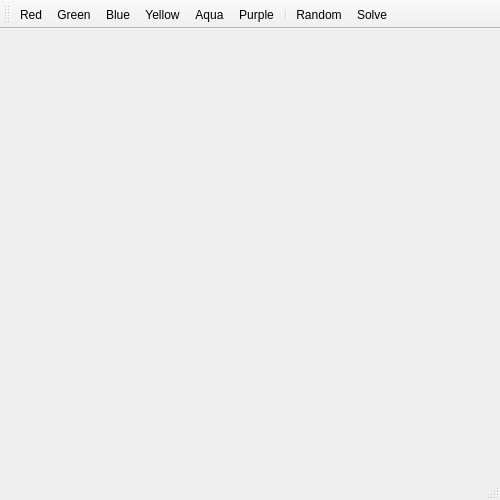
<?xml version="1.0" encoding="UTF-8"?>
<ui version="4.0">
 <class>TilesClass</class>
 <widget class="QMainWindow" name="TilesClass">
  <property name="geometry">
   <rect>
    <x>0</x>
    <y>0</y>
    <width>500</width>
    <height>500</height>
   </rect>
  </property>
  <property name="minimumSize">
   <size>
    <width>300</width>
    <height>280</height>
   </size>
  </property>
  <property name="windowTitle">
   <string>Tiles</string>
  </property>
  <widget class="TilesArea" name="centralWidget"/>
  <widget class="QMenuBar" name="menuBar">
   <property name="geometry">
    <rect>
     <x>0</x>
     <y>0</y>
     <width>500</width>
     <height>18</height>
    </rect>
   </property>
  </widget>
  <widget class="QToolBar" name="mainToolBar">
   <attribute name="toolBarArea">
    <enum>TopToolBarArea</enum>
   </attribute>
   <attribute name="toolBarBreak">
    <bool>false</bool>
   </attribute>
   <addaction name="actionRed"/>
   <addaction name="actionGreen"/>
   <addaction name="actionBlue"/>
   <addaction name="actionYellow"/>
   <addaction name="actionAqua"/>
   <addaction name="actionPurple"/>
   <addaction name="separator"/>
   <addaction name="actionRandom"/>
   <addaction name="actionSolve"/>
  </widget>
  <widget class="QStatusBar" name="statusBar"/>
  <action name="actionRed">
   <property name="icon">
    <iconset resource="tiles.qrc">
     <normaloff>:/Tiles/Resources/red.png</normaloff>:/Tiles/Resources/red.png</iconset>
   </property>
   <property name="text">
    <string>Red</string>
   </property>
  </action>
  <action name="actionGreen">
   <property name="icon">
    <iconset resource="tiles.qrc">
     <normaloff>:/Tiles/Resources/green.png</normaloff>:/Tiles/Resources/green.png</iconset>
   </property>
   <property name="text">
    <string>Green</string>
   </property>
  </action>
  <action name="actionBlue">
   <property name="icon">
    <iconset resource="tiles.qrc">
     <normaloff>:/Tiles/Resources/blue.png</normaloff>:/Tiles/Resources/blue.png</iconset>
   </property>
   <property name="text">
    <string>Blue</string>
   </property>
  </action>
  <action name="actionYellow">
   <property name="icon">
    <iconset resource="tiles.qrc">
     <normaloff>:/Tiles/Resources/yellow.png</normaloff>:/Tiles/Resources/yellow.png</iconset>
   </property>
   <property name="text">
    <string>Yellow</string>
   </property>
  </action>
  <action name="actionAqua">
   <property name="icon">
    <iconset resource="tiles.qrc">
     <normaloff>:/Tiles/Resources/aqua.png</normaloff>:/Tiles/Resources/aqua.png</iconset>
   </property>
   <property name="text">
    <string>Aqua</string>
   </property>
  </action>
  <action name="actionPurple">
   <property name="icon">
    <iconset resource="tiles.qrc">
     <normaloff>:/Tiles/Resources/purple.png</normaloff>:/Tiles/Resources/purple.png</iconset>
   </property>
   <property name="text">
    <string>Purple</string>
   </property>
  </action>
  <action name="actionRandom">
   <property name="icon">
    <iconset resource="tiles.qrc">
     <normaloff>:/Tiles/Resources/random.png</normaloff>:/Tiles/Resources/random.png</iconset>
   </property>
   <property name="text">
    <string>Random</string>
   </property>
  </action>
  <action name="actionSolve">
   <property name="icon">
    <iconset resource="tiles.qrc">
     <normaloff>:/Tiles/Resources/solve.png</normaloff>:/Tiles/Resources/solve.png</iconset>
   </property>
   <property name="text">
    <string>Solve</string>
   </property>
  </action>
 </widget>
 <layoutdefault spacing="6" margin="11"/>
 <customwidgets>
  <customwidget>
   <class>TilesArea</class>
   <extends>QWidget</extends>
   <header>tilesarea.h</header>
  </customwidget>
 </customwidgets>
 <resources>
  <include location="tiles.qrc"/>
 </resources>
 <connections>
  <connection>
   <sender>actionRed</sender>
   <signal>triggered()</signal>
   <receiver>centralWidget</receiver>
   <slot>onRed()</slot>
   <hints>
    <hint type="sourcelabel">
     <x>-1</x>
     <y>-1</y>
    </hint>
    <hint type="destinationlabel">
     <x>299</x>
     <y>216</y>
    </hint>
   </hints>
  </connection>
  <connection>
   <sender>actionGreen</sender>
   <signal>triggered()</signal>
   <receiver>centralWidget</receiver>
   <slot>onGreen()</slot>
   <hints>
    <hint type="sourcelabel">
     <x>-1</x>
     <y>-1</y>
    </hint>
    <hint type="destinationlabel">
     <x>299</x>
     <y>216</y>
    </hint>
   </hints>
  </connection>
  <connection>
   <sender>actionBlue</sender>
   <signal>triggered()</signal>
   <receiver>centralWidget</receiver>
   <slot>onBlue()</slot>
   <hints>
    <hint type="sourcelabel">
     <x>-1</x>
     <y>-1</y>
    </hint>
    <hint type="destinationlabel">
     <x>299</x>
     <y>216</y>
    </hint>
   </hints>
  </connection>
  <connection>
   <sender>actionYellow</sender>
   <signal>triggered()</signal>
   <receiver>centralWidget</receiver>
   <slot>onYellow()</slot>
   <hints>
    <hint type="sourcelabel">
     <x>-1</x>
     <y>-1</y>
    </hint>
    <hint type="destinationlabel">
     <x>299</x>
     <y>216</y>
    </hint>
   </hints>
  </connection>
  <connection>
   <sender>actionAqua</sender>
   <signal>triggered()</signal>
   <receiver>centralWidget</receiver>
   <slot>onAqua()</slot>
   <hints>
    <hint type="sourcelabel">
     <x>-1</x>
     <y>-1</y>
    </hint>
    <hint type="destinationlabel">
     <x>299</x>
     <y>216</y>
    </hint>
   </hints>
  </connection>
  <connection>
   <sender>actionPurple</sender>
   <signal>triggered()</signal>
   <receiver>centralWidget</receiver>
   <slot>onPurple()</slot>
   <hints>
    <hint type="sourcelabel">
     <x>-1</x>
     <y>-1</y>
    </hint>
    <hint type="destinationlabel">
     <x>299</x>
     <y>216</y>
    </hint>
   </hints>
  </connection>
  <connection>
   <sender>actionRandom</sender>
   <signal>triggered()</signal>
   <receiver>centralWidget</receiver>
   <slot>random()</slot>
   <hints>
    <hint type="sourcelabel">
     <x>-1</x>
     <y>-1</y>
    </hint>
    <hint type="destinationlabel">
     <x>299</x>
     <y>216</y>
    </hint>
   </hints>
  </connection>
  <connection>
   <sender>actionSolve</sender>
   <signal>triggered()</signal>
   <receiver>centralWidget</receiver>
   <slot>solve()</slot>
   <hints>
    <hint type="sourcelabel">
     <x>-1</x>
     <y>-1</y>
    </hint>
    <hint type="destinationlabel">
     <x>299</x>
     <y>216</y>
    </hint>
   </hints>
  </connection>
  <connection>
   <sender>centralWidget</sender>
   <signal>onStep(int)</signal>
   <receiver>TilesClass</receiver>
   <slot>onStep(int)</slot>
   <hints>
    <hint type="sourcelabel">
     <x>299</x>
     <y>216</y>
    </hint>
    <hint type="destinationlabel">
     <x>299</x>
     <y>199</y>
    </hint>
   </hints>
  </connection>
 </connections>
</ui>
